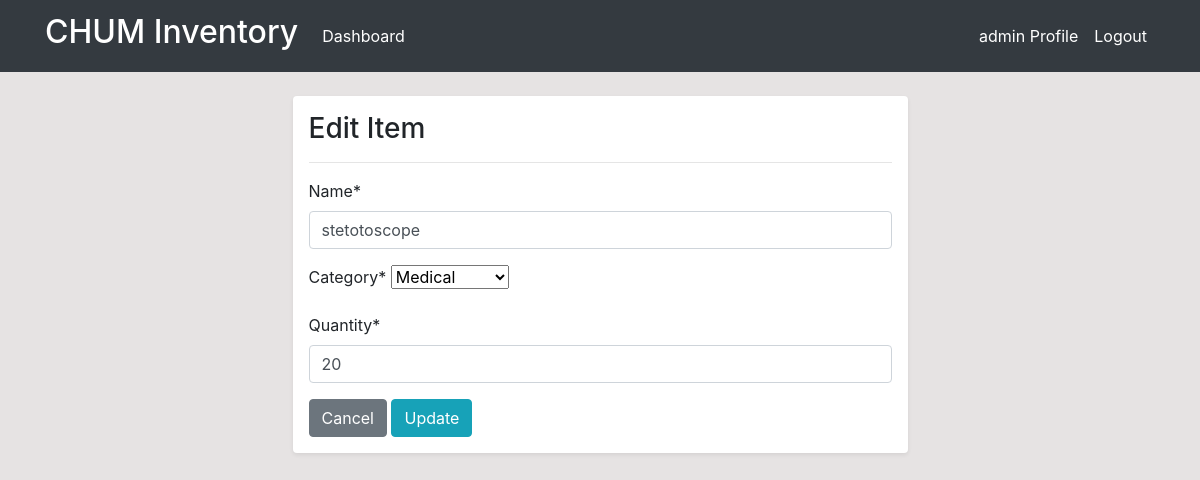
Page /product/update/2/ (signed in) on the earlier database version.
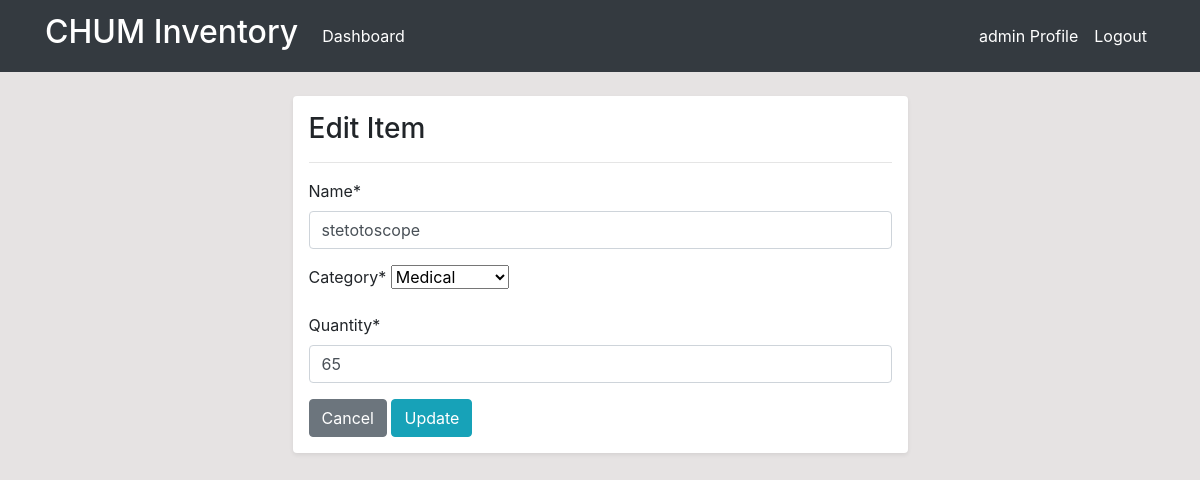
Same page on the later database version.
### dashboard/models.py (models this page shows, shortened)
class Product(models.Model):
    name = models.CharField(max_length=100, null=True)
    category = models.CharField(max_length=20, choices=CATEGORY, null=True)
    quantity = models.PositiveIntegerField(null=True)
    class Meta:
        verbose_name_plural = "CHUM Inventory"

### dashboard/views.py (the view)
# urls.py: path('product/update/<int:pk>/', views.product_update, name='dashboard-product-update'),
@login_required
def product_update(request, pk):
    item = Product.objects.get(id=pk)
    if request.method == 'POST':
        form = ProductForm(request.POST, instance=item)
        if form.is_valid():
            form.save()
            return redirect('dashboard-product')
    else:
        form = ProductForm(instance=item)
    context = {
        'form': form,
    }
    return render(request, 'dashboard/products_update.html', context)

### dashboard/forms.py
class ProductForm(forms.ModelForm):
    class Meta:
        model = Product
        fields = '__all__'

### templates/dashboard/products_update.html (shortened to what this page needs)
{% extends 'partials/base.html' %}
{% load crispy_forms_tags %}
{% block content %}
<div class="row my-4">
    <div class="col-md-6 offset-md-3 p-3 bg-white shadow-sm rounded">
        <h3>Edit Item</h3>
        <hr>
        <form id="editForm" method="POST">
            {{ form|crispy }}
            <a class="btn btn-secondary" href="{% url 'dashboard-product' %}">Cancel</a>
            <button type="button" class="btn btn-info" onclick="showConfirmationModal()">Update</button>
        </form>
    </div>
</div>
{% endblock %}

Differences in the rows shown:
changed Product "stetotoscope": quantity "20" → "65"
